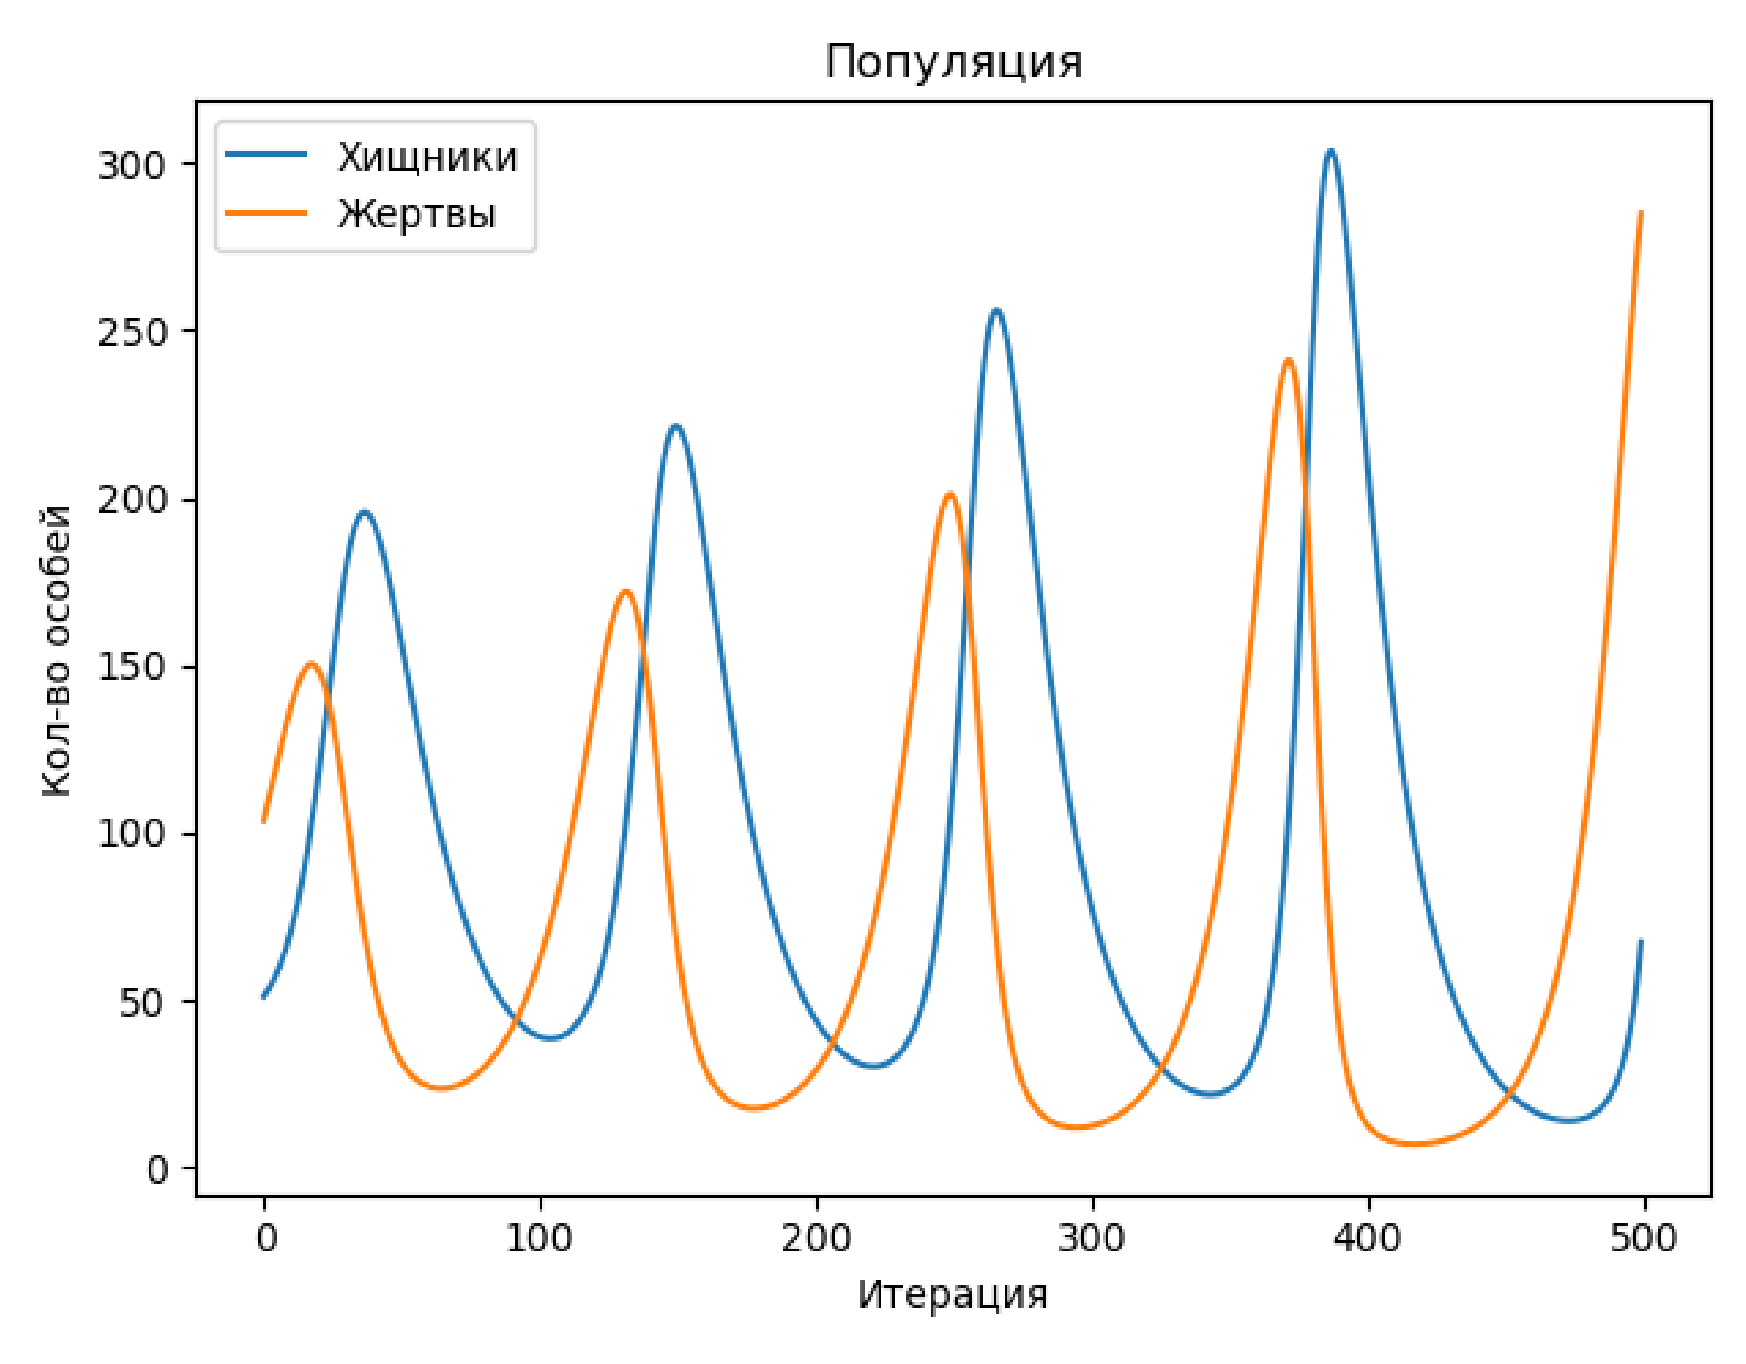

The script that drew this image:
import numpy as np
import matplotlib.pyplot as plt

# Гиперпараметры
count_predator = 50
count_victim = 100
successful_hunts = 0.0007
mortality_predator = 0.05
reproduction_victim = 0.07

def count_population_on_next_iter():
    # func return (victim, predator)
    return ((count_victim + reproduction_victim * count_victim - successful_hunts * count_predator * count_victim),
            (count_predator - mortality_predator * count_predator + successful_hunts * count_predator * count_victim))


list_count_predators = []
list_count_victims = []
while True:
    count_victim, count_predator = count_population_on_next_iter()
    list_count_predators.append(count_predator)
    list_count_victims.append(count_victim)
    if count_victim <= 0:
        list_count_victims[-1] = 0
        break
    elif count_predator <= 0:
        list_count_predators[-1] = 0
        break
    elif len(list_count_predators) == 500:
        break

print('list_count_predators')
print(list_count_predators, '\n')
print('list_count_victims')
print(list_count_victims)

x = range(0, len(list_count_predators))
plt.plot(x, list_count_predators, '-', label='Хищники')
plt.plot(x, list_count_victims, '-', label='Жертвы')
plt.title('Популяция')
plt.ylabel('Кол-во особей')
plt.xlabel('Итерация')
plt.legend()
plt.show()
